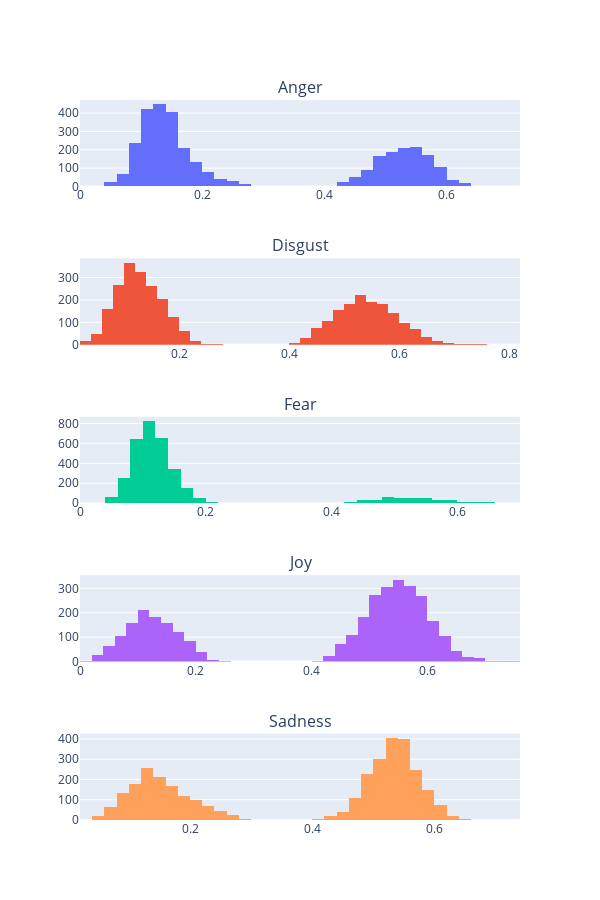

Notebook cell for this chart:
### Markdown cell above
Now let's look at emotions

### Code cell
hist_subplots_maker(emotion_cols, rows=5, cols=1, height=900, width = 600)

### Figure 1 — Plotly figure (JSON) as saved in the notebook; plotly's stock layout.template omitted (floating-point values rounded to 4 significant figures; data arrays with more than 128 entries replaced by an {"elided": "..."} marker saying what was removed)
{"data": [{"showlegend": false, "type": "histogram", "x": {"elided": "3403 float values"}, "xaxis": "x", "yaxis": "y"}, {"showlegend": false, "type": "histogram", "x": {"elided": "3403 float values"}, "xaxis": "x2", "yaxis": "y2"}, {"showlegend": false, "type": "histogram", "x": {"elided": "3403 float values"}, "xaxis": "x3", "yaxis": "y3"}, {"showlegend": false, "type": "histogram", "x": {"elided": "3403 float values"}, "xaxis": "x4", "yaxis": "y4"}, {"showlegend": false, "type": "histogram", "x": {"elided": "3403 float values"}, "xaxis": "x5", "yaxis": "y5"}], "layout": {"annotations": [{"font": {"size": 16}, "showarrow": false, "text": "Anger", "x": 0.5, "xanchor": "center", "xref": "paper", "y": 1, "yanchor": "bottom", "yref": "paper"}, {"font": {"size": 16}, "showarrow": false, "text": "Disgust", "x": 0.5, "xanchor": "center", "xref": "paper", "y": 0.78, "yanchor": "bottom", "yref": "paper"}, {"font": {"size": 16}, "showarrow": false, "text": "Fear", "x": 0.5, "xanchor": "center", "xref": "paper", "y": 0.56, "yanchor": "bottom", "yref": "paper"}, {"font": {"size": 16}, "showarrow": false, "text": "Joy", "x": 0.5, "xanchor": "center", "xref": "paper", "y": 0.34, "yanchor": "bottom", "yref": "paper"}, {"font": {"size": 16}, "showarrow": false, "text": "Sadness", "x": 0.5, "xanchor": "center", "xref": "paper", "y": 0.12, "yanchor": "bottom", "yref": "paper"}], "height": 900, "width": 600, "xaxis": {"anchor": "y", "domain": [0, 1]}, "xaxis2": {"anchor": "y2", "domain": [0, 1]}, "xaxis3": {"anchor": "y3", "domain": [0, 1]}, "xaxis4": {"anchor": "y4", "domain": [0, 1]}, "xaxis5": {"anchor": "y5", "domain": [0, 1]}, "yaxis": {"anchor": "x", "domain": [0.88, 1]}, "yaxis2": {"anchor": "x2", "domain": [0.66, 0.78]}, "yaxis3": {"anchor": "x3", "domain": [0.44, 0.56]}, "yaxis4": {"anchor": "x4", "domain": [0.22, 0.34]}, "yaxis5": {"anchor": "x5", "domain": [0, 0.12]}}}
